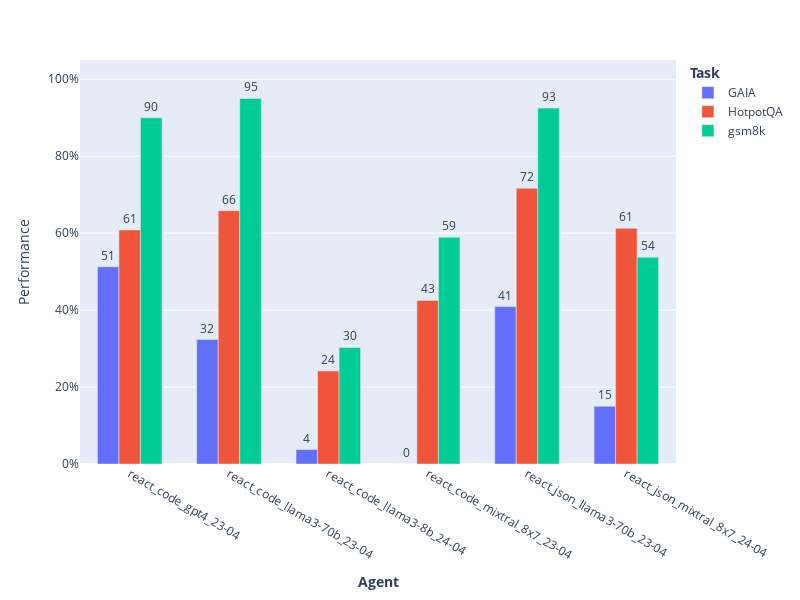

The notebook cell saved with this chart:
### Code cell
import plotly.express as px

aggregate = (
    result_df.groupby(["agent_name", "task"])[["aggregate_score"]].mean().reset_index()
)
# aggregate["agent_name"] = aggregate["agent_name"].map(
#     {
#         # "vanilla_llm": "LLM",
#         # "react": "ReactAgent (Mixtral - messages)",
#         # "code": "CodeAgent",
#         # "react_prev": "ReactAgent (Mixtral - text)",
#         # "react_messages_chat_model": "ReactAgent (Nous - messages)",
#         # "react_text_chat_model": "ReactAgent (Nous - text)",
#         # "react_messages_openai": "ReactAgent (OpenAI - messages)",
#         "react_text_openai": "OpenAI: GPT3.5",
#         # "react_text_mixtral2": "ReactAgent (Mixtral2 - text)",
#         # "react_text_mixtral3": "ReactAgent (Mixtral3 - text)",
#         # "react_text_mixtral4": "Mixtral (Ours)",
#         # "react_text_mixtral-15-04": "Mixtral-8x7b",
#         "react_messages_llama3-19-04": "OS: Llama3-70B-Instruct",
#         "react_text_llama3-8b-19-04": "OS: Llama3-8B-Instruct",
#         # "react_text_mixtral_nojson": "ReactAgent (Mixtral4 - nojson)",
#         # "langchain_agent": "Langchain",
#         "react_text_command-r-plus": "OS: Command-R-Plus",
#         "react_text_llama3-70b-19-04-2": "OS: Llama3-70B-Instruct Code",
#         # "react_text_mixtral_huge": "Mixtral-8x22B",
#         "react_text_gpt-4": "OpenAI: GPT4",
#         # "langchain_gpt-4": "GPT4 (LangChain)",
#     }
# )
aggregate = aggregate.sort_values("agent_name", ascending=True)
fig = px.bar(
    aggregate,
    x="agent_name",
    y="aggregate_score",
    color="task",
    labels={
        "agent_name": "<b>Agent</b>",
        "task": "<b>Task</b>",
        "aggregate_score": "Performance",
        "eval_score_GPT4": "<b>Score</b>",
    },
)
fig.update_layout(
    width=len(aggregate["agent_name"].unique()) * 100 + 200,
    height=600,
    barmode="group",
    bargap=0.35,
    bargroupgap=0.0,
    yaxis_range=[0, 105],
)
fig.update_traces(texttemplate="%{y:.0f}", textposition="outside")
fig.layout.yaxis.ticksuffix = "%"
fig.show()

### Figure 1 — Plotly figure (JSON) as saved in the notebook; plotly's stock layout.template omitted (floating-point values rounded to 4 significant figures)
{"data": [{"alignmentgroup": "True", "hovertemplate": "<b>Task</b>=GAIA<br><b>Agent</b>=%{x}<br>Performance=%{y}<extra></extra>", "legendgroup": "GAIA", "marker": {"color": "#636efa", "pattern": {"shape": ""}}, "name": "GAIA", "offsetgroup": "GAIA", "orientation": "v", "showlegend": true, "textposition": "outside", "texttemplate": "%{y:.0f}", "type": "bar", "x": ["react_code_gpt4_23-04", "react_code_llama3-70b_23-04", "react_code_llama3-8b_24-04", "react_code_mixtral_8x7_23-04", "react_json_llama3-70b_23-04", "react_json_mixtral_8x7_24-04"], "xaxis": "x", "y": [51.25, 32.35, 3.75, 0, 40.91, 15], "yaxis": "y"}, {"alignmentgroup": "True", "hovertemplate": "<b>Task</b>=HotpotQA<br><b>Agent</b>=%{x}<br>Performance=%{y}<extra></extra>", "legendgroup": "HotpotQA", "marker": {"color": "#EF553B", "pattern": {"shape": ""}}, "name": "HotpotQA", "offsetgroup": "HotpotQA", "orientation": "v", "showlegend": true, "textposition": "outside", "texttemplate": "%{y:.0f}", "type": "bar", "x": ["react_code_gpt4_23-04", "react_code_llama3-70b_23-04", "react_code_llama3-8b_24-04", "react_code_mixtral_8x7_23-04", "react_json_llama3-70b_23-04", "react_json_mixtral_8x7_24-04"], "xaxis": "x", "y": [60.83, 65.83, 24.17, 42.5, 71.67, 61.25], "yaxis": "y"}, {"alignmentgroup": "True", "hovertemplate": "<b>Task</b>=gsm8k<br><b>Agent</b>=%{x}<br>Performance=%{y}<extra></extra>", "legendgroup": "gsm8k", "marker": {"color": "#00cc96", "pattern": {"shape": ""}}, "name": "gsm8k", "offsetgroup": "gsm8k", "orientation": "v", "showlegend": true, "textposition": "outside", "texttemplate": "%{y:.0f}", "type": "bar", "x": ["react_code_gpt4_23-04", "react_code_llama3-70b_23-04", "react_code_llama3-8b_24-04", "react_code_mixtral_8x7_23-04", "react_json_llama3-70b_23-04", "react_json_mixtral_8x7_24-04"], "xaxis": "x", "y": [90, 95, 30.3, 58.93, 92.5, 53.75], "yaxis": "y"}], "layout": {"bargap": 0.35, "bargroupgap": 0, "barmode": "group", "height": 600, "legend": {"title": {"text": "<b>Task</b>"}, "tracegroupgap": 0}, "margin": {"t": 60}, "width": 800, "xaxis": {"anchor": "y", "domain": [0, 1], "title": {"text": "<b>Agent</b>"}}, "yaxis": {"anchor": "x", "domain": [0, 1], "range": [0, 105], "ticksuffix": "%", "title": {"text": "Performance"}}}}
